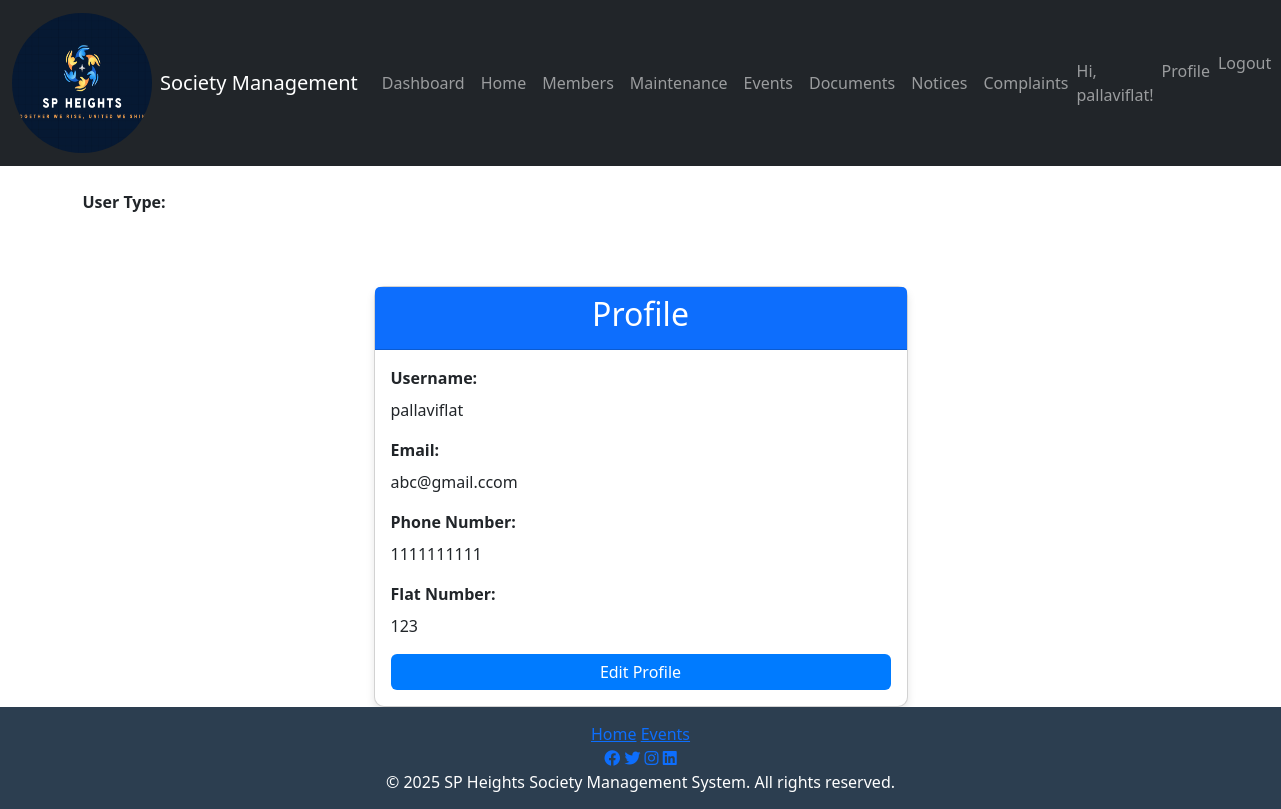
Page /profile/ (signed in) on the committed database.
### society/models.py (models this page shows, shortened)
class CustomUser(AbstractUser):
    USER_TYPE_CHOICES = [
        ('admin', 'Admin'),
        ('flat_owner', 'Flat Owner'),
        ('tenant', 'Tenant'),
    ]
    phone_number = models.CharField(max_length=15)
    flat_number = models.CharField(max_length=10)
    user_type = models.CharField(max_length=20, choices=USER_TYPE_CHOICES, default='flat_owner')
    is_admin = models.BooleanField(default=False)
    is_flat_owner = models.BooleanField(default=False)
    is_tenant = models.BooleanField(default=False)

### society/views.py (the view)
# urls.py: path('profile/', views.profile, name='profile'),
@login_required
def profile(request):
    user = request.user  # Get the logged-in user
    context = {
        'username': user.username,
        'email': user.email,
        'phone_number': user.phone_number,
        'flat_number': user.flat_number,
    }
    return render(request, 'profile.html', context)

### template/profile.html (shortened to what this page needs)
{% extends 'base.html' %}
{% block content %}
<div class="mb-3">
    <label class="form-label"><strong>User Type:</strong></label>
</div>
<div class="container">
    <div class="row justify-content-center">
        <div class="col-md-6">
            <div class="card mt-5">
                <div class="card-header bg-primary text-white">
                    <h2 class="text-center">Profile</h2>
                </div>
                <div class="card-body">
                    <div class="mb-3">
                        <label class="form-label"><strong>Username:</strong></label>
                        <p class="form-control-static">{{ username }}</p>
                    </div>
                    <div class="mb-3">
                        <label class="form-label"><strong>Email:</strong></label>
                        <p class="form-control-static">{{ email }}</p>
                    </div>
                    <div class="mb-3">
                        <label class="form-label"><strong>Phone Number:</strong></label>
                        <p class="form-control-static">{{ phone_number }}</p>
                    </div>
                    <div class="mb-3">
                        <label class="form-label"><strong>Flat Number:</strong></label>
                        <p class="form-control-static">{{ flat_number }}</p>
                    </div>
                    <div class="d-grid gap-2">
                        <a href="{% url 'edit_profile' %}" class="btn btn-primary">Edit Profile</a>
                    </div>
                </div>
            </div>
        </div>
    </div>
</div>
{% endblock %}

### template/base.html (shortened to what this page needs)
{% load static %}
<!DOCTYPE html>
<html lang="en">
<head>
    <link href="https://cdn.jsdelivr.net/npm/bootstrap@5.3.0/dist/css/bootstrap.min.css" rel="stylesheet">
    <link href="https://cdnjs.cloudflare.com/ajax/libs/font-awesome/6.0.0-beta3/css/all.min.css" rel="stylesheet">
    <link href="https://cdnjs.cloudflare.com/ajax/libs/animate.css/4.1.1/animate.min.css" rel="stylesheet">
    <link rel="stylesheet" href="{% static 'css/styles.css' %}">
</head>
<body>
    <div class="d-flex flex-column min-vh-100">
        <nav class="navbar navbar-expand-lg navbar-dark bg-dark">
            <div class="container-fluid">
                <a class="navbar-brand d-flex align-items-center" href="{% url 'home' %}">
                    <img src="{% static 'images/logo.png' %}" alt="Logo" class="logo me-2">
                    <span>Society Management</span>
                </a>
                <div class="collapse navbar-collapse" id="navbarNav">
                    <ul class="navbar-nav me-auto">
                        <li class="nav-item"><a class="nav-link" href="{% url 'dashboard' %}">Dashboard</a></li>
                        <li class="nav-item"><a class="nav-link" href="{% url 'home' %}">Home</a></li>
                        <li class="nav-item"><a class="nav-link" href="{% url 'membership_directory' %}">Members</a></li>
                        <li class="nav-item"><a class="nav-link" href="{% url 'maintenance_requests' %}">Maintenance</a></li>
                        <li class="nav-item"><a class="nav-link" href="{% url 'event_list' %}">Events</a></li>
                        <li class="nav-item"><a class="nav-link" href="{% url 'document_list' %}">Documents</a></li>
                        <li class="nav-item"><a class="nav-link" href="{% url 'notice_list' %}">Notices</a></li>
                        <li class="nav-item"><a class="nav-link" href="{% url 'complaint_list' %}">Complaints</a></li>
                    </ul>
                    <ul class="navbar-nav ms-auto">
                        {% if user.is_authenticated %}
                            <li class="nav-item d-flex align-items-center">
                                <span class="navbar-text welcome-text">Hi, {{ user.username }}!</span>
                            </li>
                            <li class="nav-item"><a class="nav-link" href="{% url 'profile' %}">Profile</a></li>
                            <li class="nav-item">
                                <form action="{% url 'logout' %}" method="post" class="d-inline">
                                    <button type="submit" class="btn btn-link nav-link" style="padding: 0; border: none; background: none;">Logout</button>
                                </form>
                            </li>
                        {% else %}
                            <li class="nav-item"><a class="nav-link" href="{% url 'login' %}">Login</a></li>
                        {% endif %}
                    </ul>
                </div>
            </div>
        </nav>
        <div class="container flex-grow-1 mt-4">
            {% block content %}
            {% endblock %}
        </div>
       <footer>
    <div class="footer-content">
        <div class="footer-links">
            <a href="{% url 'home' %}">Home</a>
            <a href="{% url 'event_list' %}">Events</a>
        </div>
        <div class="footer-social">
            <a href="#" target="_blank"><i class="fab fa-facebook"></i></a>
            <a href="#" target="_blank"><i class="fab fa-twitter"></i></a>
            <a href="#" target="_blank"><i class="fab fa-instagram"></i></a>
            <a href="#" target="_blank"><i class="fab fa-linkedin"></i></a>
        </div>
        <div class="footer-copyright">
            &copy; 2025 SP Heights Society Management System. All rights reserved.
        </div>
    </div>
</footer>
</body>
</html>

### static/css/styles.css (style rules this page uses)
html, body { height: 100%; display: flex; flex-direction: column; }
.container { flex: 1; }
footer { background-color: #2c3e50; color: white; text-align: center; padding: 15px 0; width: 100%; position: relative; bottom: 0; }
.logo { width: 140px; height: 140px; border-radius: 150%; }

### template/profile.html (style rules this page uses)
.card { border-radius: 10px; box-shadow: 0 4px 8px rgba(0, 0, 0, 0.1); }
.card-header { border-radius: 10px 10px 0 0; }
.btn-primary { background-color: #007bff; border: none; }

### rows in the picture
CustomUser: username "pallaviflat", email "abc@gmail.ccom", phone_number "1111111111", flat_number "123"
